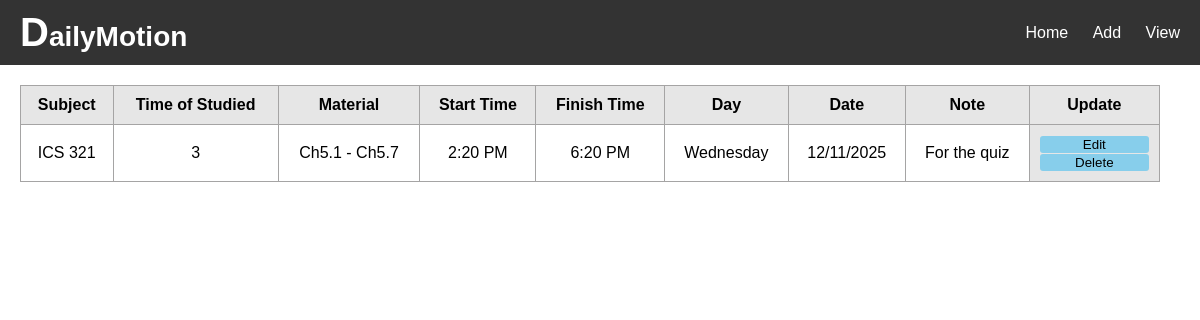
The app's page /, older data.
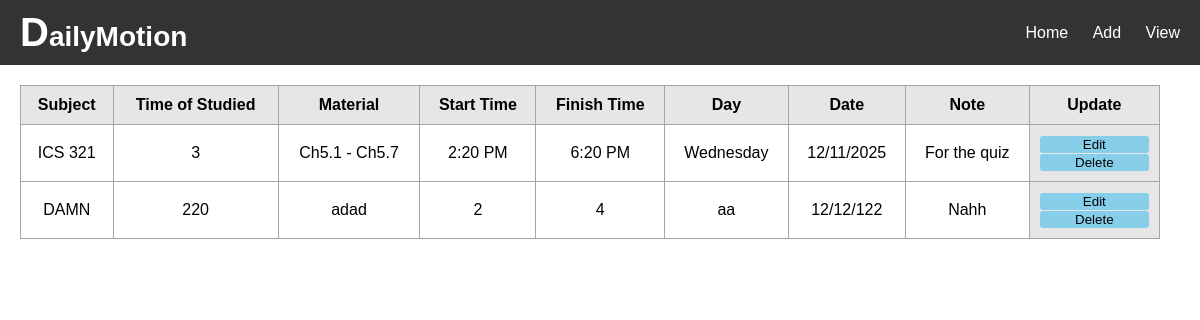
The same page, newer data.
### Notion/models.py (models this page shows)
class Note(models.Model):
    id = models.AutoField(primary_key=True)
    term = models.IntegerField(null=True, blank=True)  # <- allow empty
    subject= models.CharField(max_length=50)
    material = models.CharField(max_length=100)
    time_studied = models.CharField(default=0)
    start_time = models.CharField()
    finish_time = models.CharField()
    day = models.CharField(max_length=20)
    date = models.CharField()
    notes = models.TextField(blank=True)

### Notion/views.py (the view)
# urls.py: path("" , views.viewTable, name="viewTable"),
def viewTable(request):
    form = Note.objects.all()
    return render(request, "StudyReport.html", {'notes' : form})

### Notion/templates/StudyReport.html (shortened to what this page needs)
{% load static %}
<!DOCTYPE html>
<html lang="en">
<head>
  <link rel="stylesheet" href="style/style.css">
</head>
<body>
  <nav>
    <div class="logo">DailyMotion</div>
    <div class="nav-links">
      <a href="{% url 'viewTable' %}">Home</a>
    <a href="{% url 'newReport' %}">Add</a>
    <a href="#">View</a>
    </div>
  </nav>
  <section class="table-container">
          <table>
      <tr>
        <th>Subject</th>
        <th>Time of Studied</th>
        <th>Material</th>
        <th>Start Time</th>
        <th>Finish Time</th>
        <th>Day</th>
        <th>Date</th>
        <th>Note</th>
        <th>Update</th>
      </tr>
      {% for item in notes %}
      <tr>
          <td>{{ item.subject }}</td>
          <td>{{ item.time_studied }}</td>
          <td>{{ item.material }}</td>
          <td>{{ item.start_time }}</td>
          <td>{{ item.finish_time }}</td>
          <td>{{ item.day }}</td>
          <td>{{ item.date }}</td>
          <td>{{ item.notes }}</td>
          <th> <button type="submit "> <a href="{% url 'updateTable' item.id %}"> Edit </a> </button>
                <button type="submit "> <a href="{% url 'deleteInfo' item.id  %}"> Delete </a> </button>
          </th>
      </tr>
      {% endfor %}
    </table>
  </section>
</body>
</html>

### Notion/templates/static/style/style.css (style rules this page uses)
body { margin: 0; font-family: Arial, sans-serif; }
nav { display: flex; align-items: center; justify-content: space-between; background-color: #333; padding: 10px 20px; }
.logo { color: white; font-size: 28px; font-weight: bold; }
.logo::first-letter { color: white; font-size: 40px; font-weight: bold; }
.nav-links a { color: white; text-decoration: none; margin-left: 20px; font-size: 16px; }
.table-container { margin: 20px 40px 20px 20px; }
table { width: 100%; border-collapse: collapse; }
th, td { border: 1px solid #a5a4a4; padding: 10px; text-align: center; }
th { background-color: #e6e6e6; }

### Notion/templates/StudyReport.html (style rules this page uses)
body { margin: 0; font-family: Arial, sans-serif; }
nav { display: flex; align-items: center; justify-content: space-between; background-color: #333; padding: 10px 20px; }
.logo { color: white; font-size: 28px; font-weight: bold; }
.logo::first-letter { color: white; font-size: 40px; font-weight: bold; }
.nav-links a { color: white; text-decoration: none; margin-left: 20px; font-size: 16px; }
.table-container { margin: 20px 40px 20px 20px; }
table { width: 100%; border-collapse: collapse; }
th, td { border: 1px solid #a5a4a4; padding: 10px; text-align: center; }
th { background-color: #e6e6e6; }
button { background-color: skyblue; border: none; border-radius: 3px; width :100%; }
a { text-decoration:none; color: black; }

Row changes from the older to the newer data that the page shows:
added Note: subject "DAMN", time_studied "220", material "adad", start_time "2", finish_time "4", day "aa", date "12/12/122", notes "Nahh"
